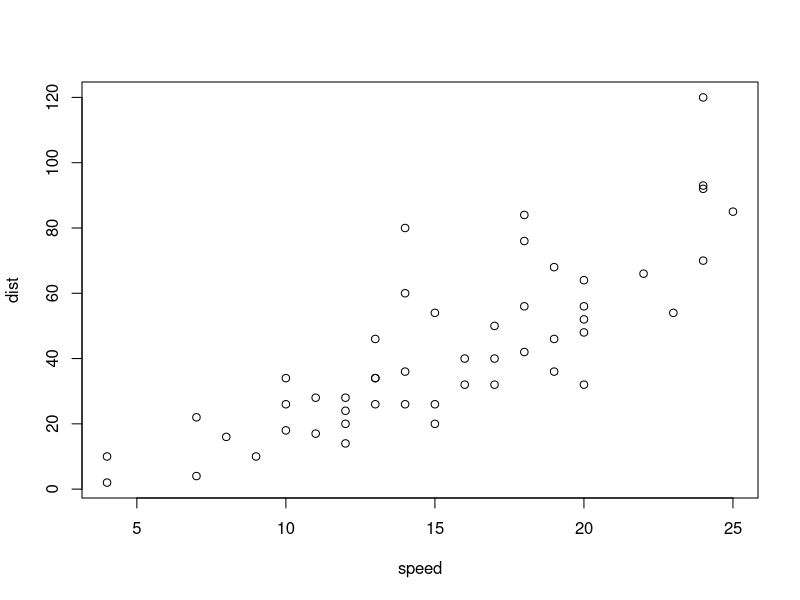
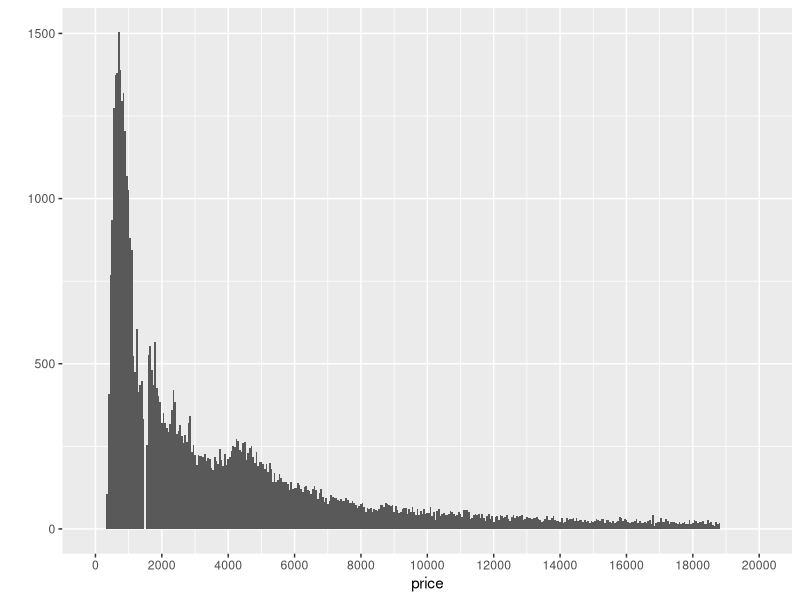
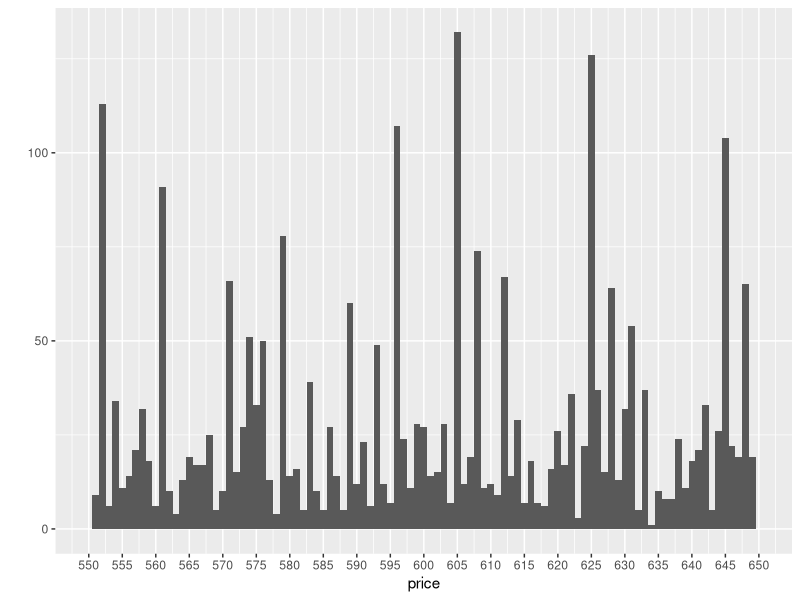
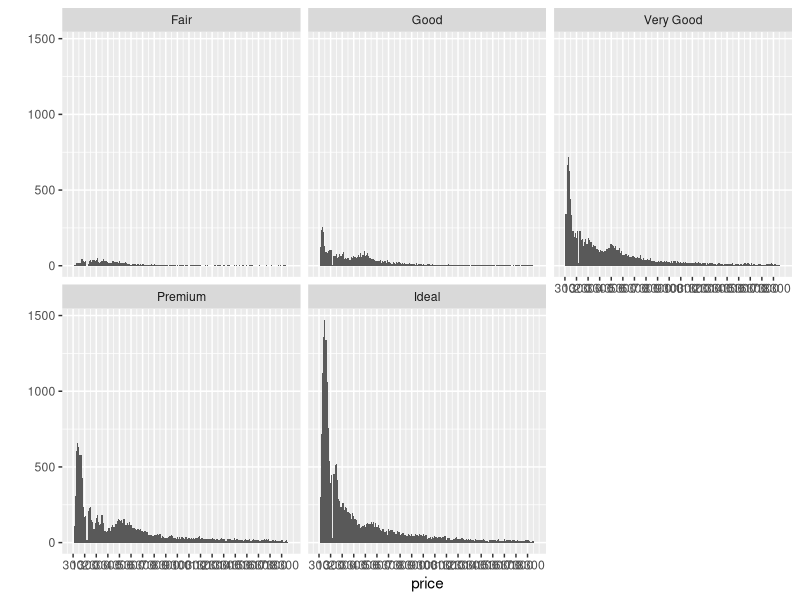
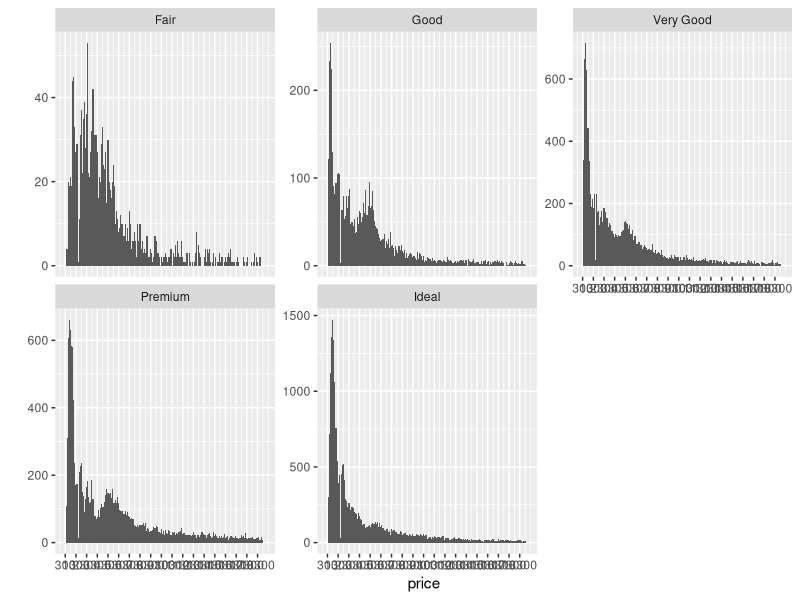
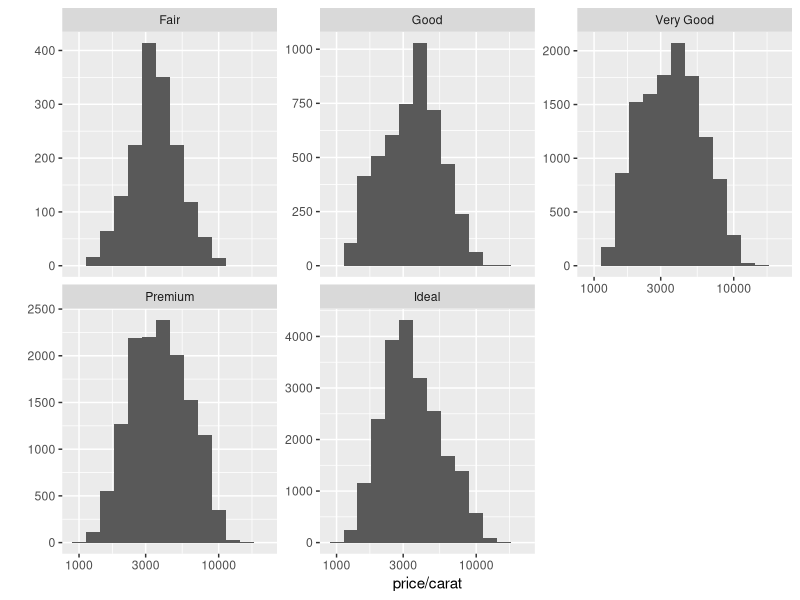
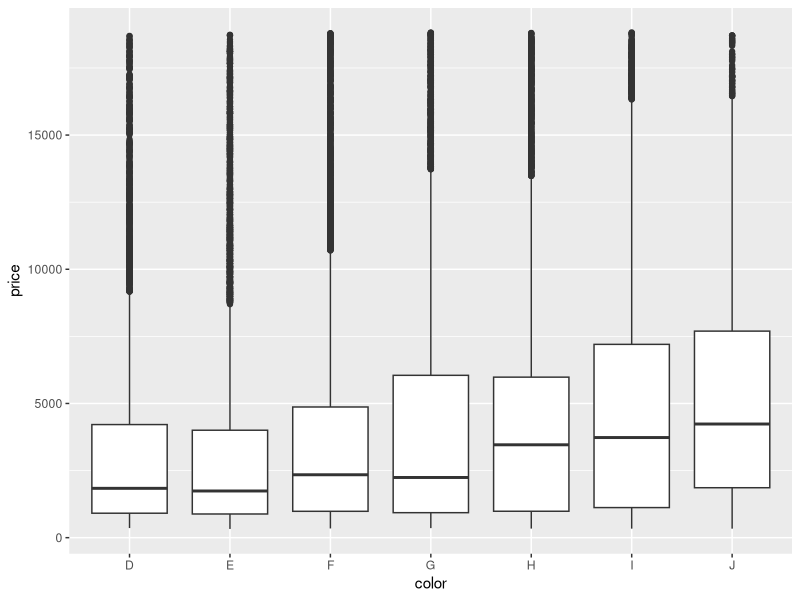
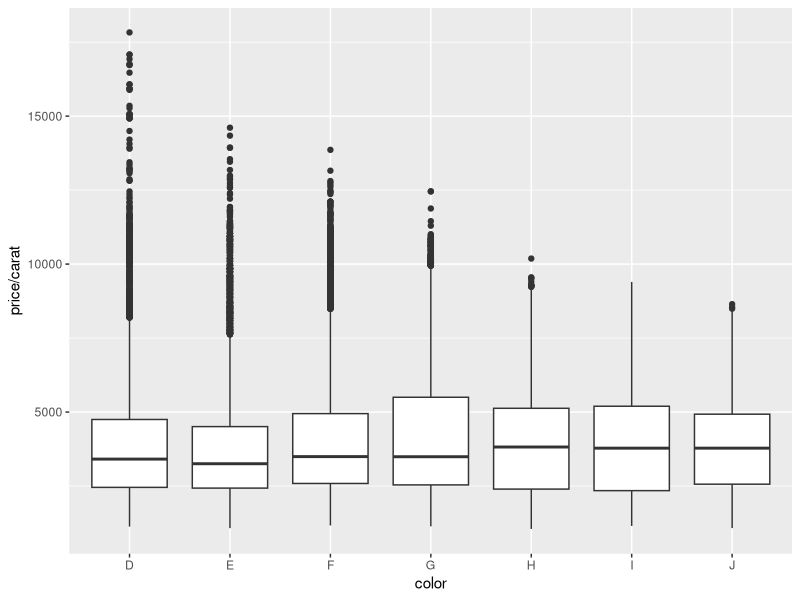

The R script that drew these images, in order:
## ---- chunk 1
plot(cars)
## ---- chunk 2
library(ggplot2)
data("diamonds")
## ---- chunk 3
summary(diamonds)
## ---- chunk 4
str(diamonds)
## ---- chunk 5
qplot(x = price, data = diamonds, binwidth = 50) +
  scale_x_continuous(limits = c(0, 20000), breaks = seq(0, 20000, 2000))
## ---- chunk 6
summary(diamonds$price)
## ---- chunk 7
d_to_500 <- subset(diamonds, price < 500)
length(d_to_500$price)
d_to_250 <- subset(diamonds, price < 250)
length(d_to_250$price)
d_more_equal_15000 <- subset(diamonds, price >= 15000)
length(d_more_equal_15000$price)
## ---- chunk 8
qplot(x = price, data = diamonds, binwidth = 1) +
  #scale_x_continuous(limits = c(500, 600), breaks = seq(500, 600, 5))
  scale_x_continuous(limits = c(550, 650), breaks = seq(550,650, 5))
## ---- chunk 9
# Create the function.
getmode <- function(v) {
   uniqv <- unique(v)
   uniqv[which.max(tabulate(match(v, uniqv)))]
}

# Calculate the mode using the user function.
result <- getmode(diamonds$price)
print(result)
## ---- chunk 10
qplot(x = price, data = diamonds, binwidth = 100) +
  scale_x_continuous(limits = c(300, 19000), breaks = seq(300,19000, 1000)) +
  facet_wrap(~cut)

## ---- chunk 11
by(diamonds$price, diamonds$cut, summary)
## ---- chunk 12
qplot(x = price, data = diamonds, binwidth = 100) +
  scale_x_continuous(limits = c(300, 19000), breaks = seq(300,19000, 1000)) +
  facet_wrap(~cut, scales="free_y")
## ---- chunk 13
qplot(x = price/carat, data = diamonds, binwidth = 0.1) +
  scale_x_log10() +
  facet_wrap(~cut, scales="free_y")
ggsave('priceHistogram.png')
## ---- chunk 14
qplot(x = color, y = price, 
      data = subset(diamonds), 
      geom = 'boxplot') 
## ---- chunk 15
IQR(subset(diamonds, color == "D")$price)
mean(subset(diamonds, color == "D")$price)
quantile(subset(diamonds, color == "D")$price)

## ---- chunk 16
IQR(subset(diamonds, color == 'J')$price)
mean(subset(diamonds, color == 'J')$price)
quantile(subset(diamonds, color == 'J')$price)
## ---- chunk 17
qplot(x = color, y = price/carat, 
      data = subset(diamonds), 
      geom = 'boxplot') 
## ---- chunk 18
qplot(x = carat, data = diamonds, binwidth = 0.01) +
  scale_x_continuous(limits = c(0, 3), breaks = seq(0, 3, 0.2)) +
  scale_y_continuous(breaks = seq(0, 10000, 2000))

## ---- chunk 19
marriage <- read.csv('indicator_age_marriage.csv', header = T, row.names = 1, check.names = F)
#marriage <- read.csv('indicator_age_marriage.csv', header = T, check.names = F)
## ---- chunk 20
str(marriage)
## ---- chunk 21
names(marriage)
## ---- chunk 22
summary(marriage$`1616`)
## ---- chunk 23
qplot(x = marriage$"2005", data = marriage, binwidth = 1)
## ---- chunk 24
old <- marriage$`1616`
qplot(x = old, data = marriage, binwidth = 0.1)
## ---- chunk 25
marriage
## ---- chunk 26
diamonds
